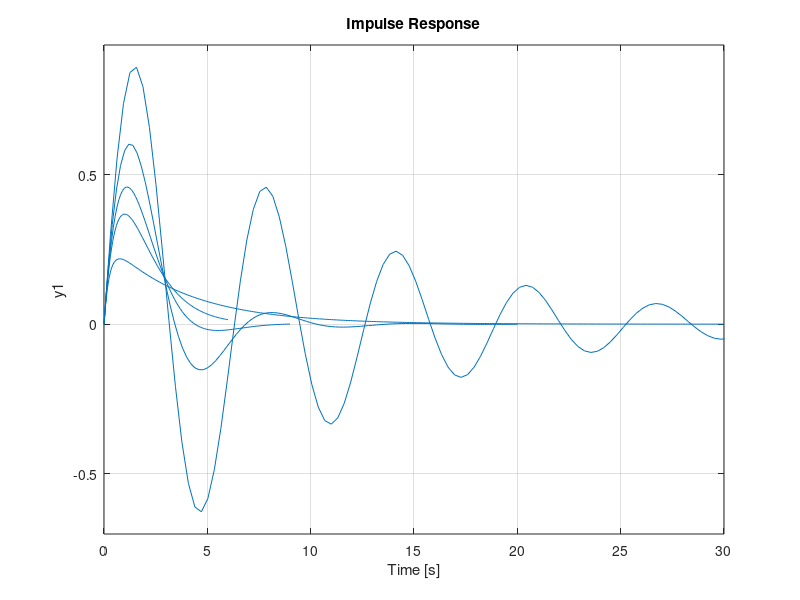

Recreate this plot in MATLAB.
clear all;
close all;
for zeta=[0.1 0.4 0.7 1 2];
    n=[1];
    d=[1 2*zeta 1];
    G=tf(n,d);
    impulse(G);
    hold on;
end
